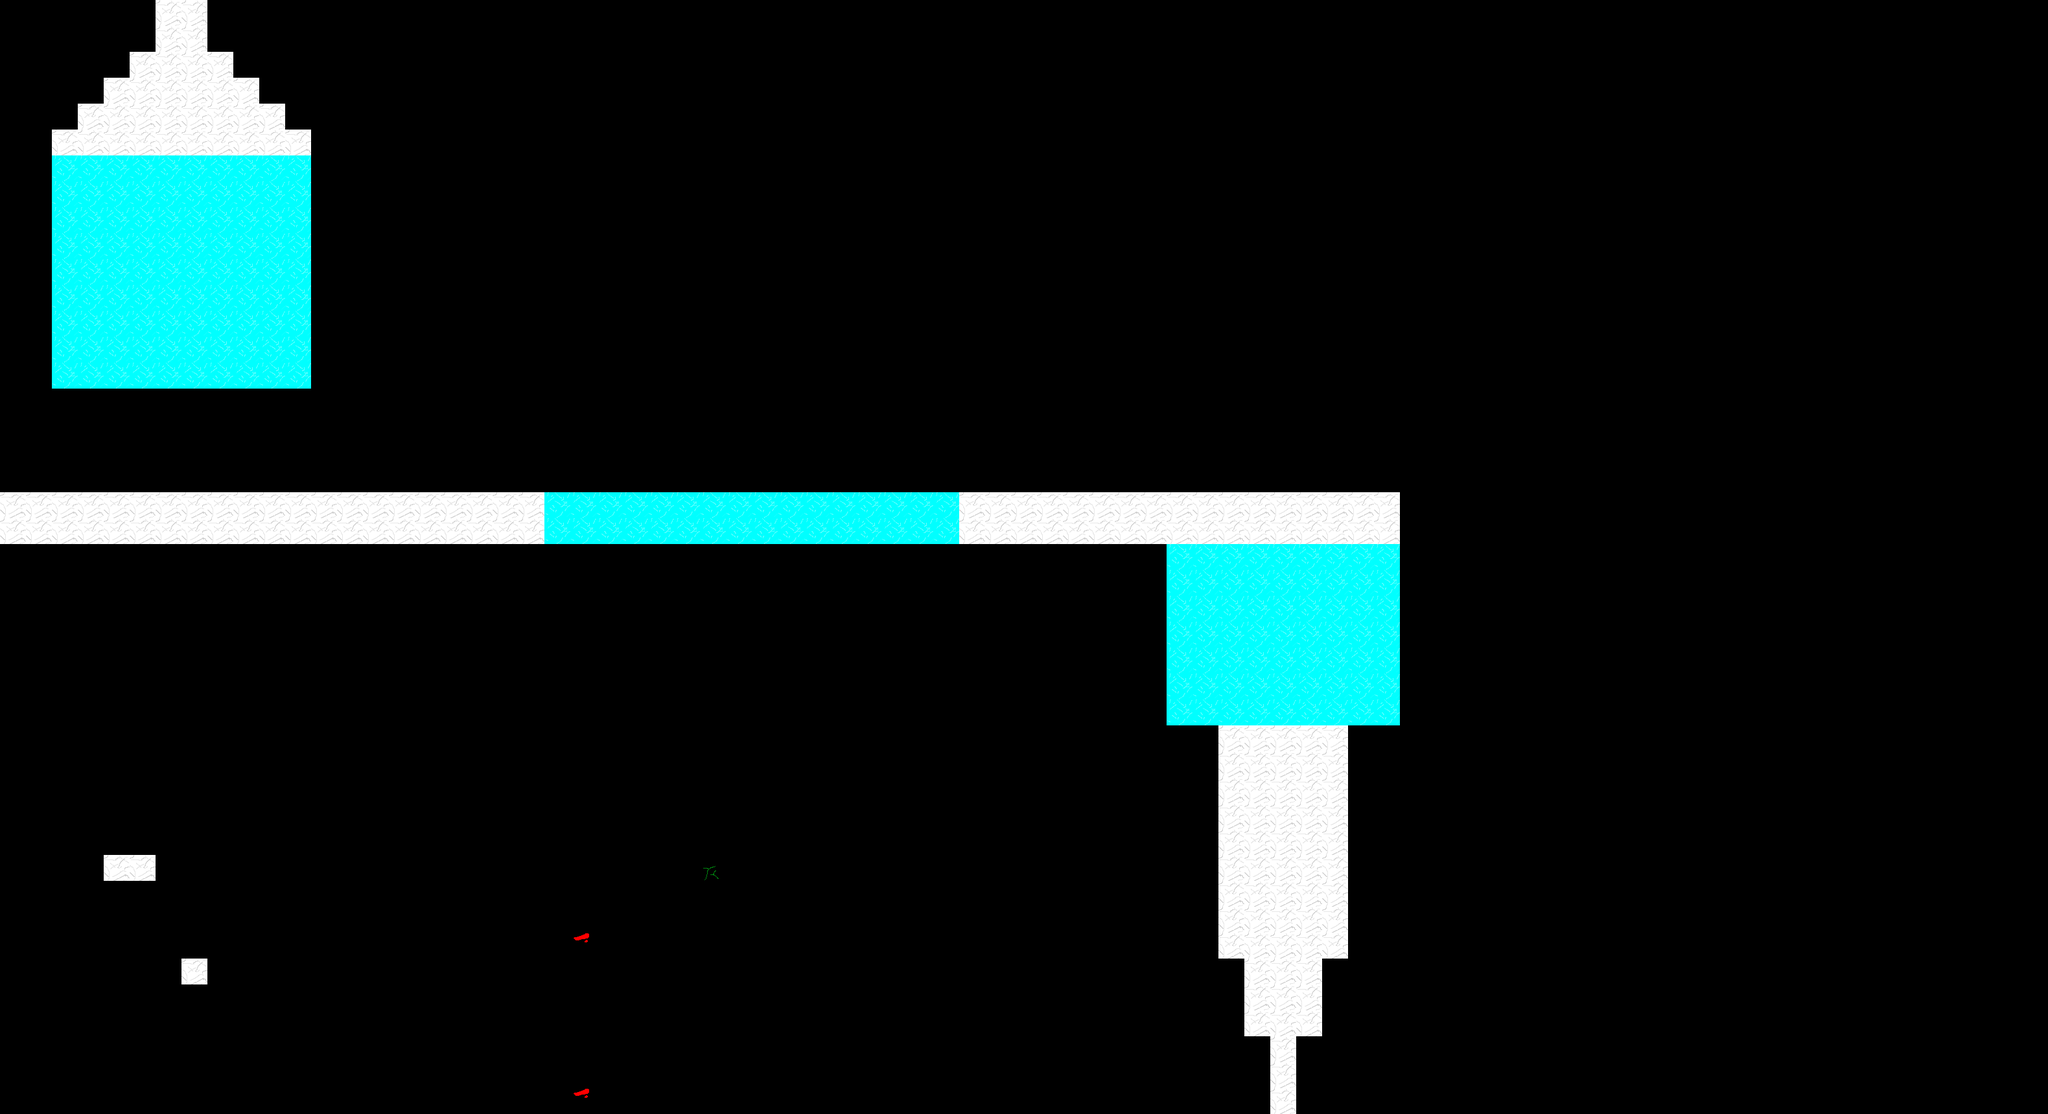

This game map was drawn from its Tiled (.tmx) file and the tilesets committed beside it. A one-line description and the trimmed map source follow:
An orthogonal 79x43 tile map with 40x40 px tiles, 1 tile layer (tiles) and 34 objects (3x icearea, entryupiguess, entry, entryother).

<map version="1.10" tiledversion="1.11.0" orientation="orthogonal" renderorder="right-down" width="79" height="43" tilewidth="40" tileheight="40" infinite="0" nextlayerid="5" nextobjectid="85">
 <editorsettings>
  <export target="forestnew1.lua" format="lua" />
 </editorsettings>
 <tileset firstgid="1" source="../tilesets/forest.tsx" />
 <layer id="1" name="tiles" width="79" height="43">
  <data>[3397 cells, 356 non-empty, 4 distinct tile ids]</data>
 </layer>
 <objectgroup color="#ff557f" id="3" name="collision">
  <object id="4" x="200" y="0" width="40" height="80" />
  <object id="5" x="320" y="0" width="40" height="80" />
  <object id="6" x="360" y="80" width="40" height="40" />
  <object id="7" x="400" y="120" width="40" height="40" />
  <object id="8" x="440" y="160" width="40" height="40" />
  <object id="9" x="160" y="80" width="40" height="40" />
  <object id="10" x="120" y="120" width="40" height="40" />
  <object id="11" x="80" y="160" width="40" height="40" />
  <object id="12" x="40" y="200" width="40" height="440" />
  <object id="13" x="80" y="600" width="400" height="40" />
  <object id="14" x="480" y="200" width="40" height="400" />
  <object id="16" x="0" y="840" width="1800" height="40" />
  <object id="17" x="2160" y="760" width="40" height="360" />
  <object id="18" x="1480" y="720" width="680" height="40" />
  <object id="19" x="1760" y="880" width="40" height="200" />
  <object id="20" x="1760" y="1080" width="40" height="40" />
  <object id="21" x="1800" y="1120" width="80" height="40" />
  <object id="22" x="2120" y="1120" width="40" height="40" />
  <object id="23" x="2080" y="1120" width="40" height="40" />
  <object id="24" x="2080" y="1160" width="40" height="320" />
  <object id="25" x="1840" y="1160" width="40" height="320" />
  <object id="26" x="1880" y="1480" width="40" height="80" />
  <object id="27" x="2040" y="1480" width="40" height="120" />
  <object id="28" x="1880" y="1560" width="40" height="40" />
  <object id="29" x="1920" y="1600" width="40" height="160" />
  <object id="30" x="2000" y="1600" width="40" height="120" />
  <object id="31" x="480" y="720" width="1000" height="40" />
  <object id="32" x="-40" y="720" width="520" height="40" />
 </objectgroup>
 <objectgroup color="#55ff00" id="2" name="objects">
  <object id="1" name="icearea" x="840" y="760" width="640" height="80" />
  <object id="2" name="icearea" x="1800" y="840" width="360" height="280" />
  <object id="3" name="icearea" x="80" y="240" width="400" height="360" />
 </objectgroup>
 <objectgroup color="#ffaaff" id="4" name="markers">
  <object id="33" name="entryupiguess" x="280" y="40">
   <point />
  </object>
  <object id="34" name="entry" x="39" y="809">
   <point />
  </object>
  <object id="35" name="entryother" x="1978" y="1600">
   <point />
  </object>
 </objectgroup>
</map>
